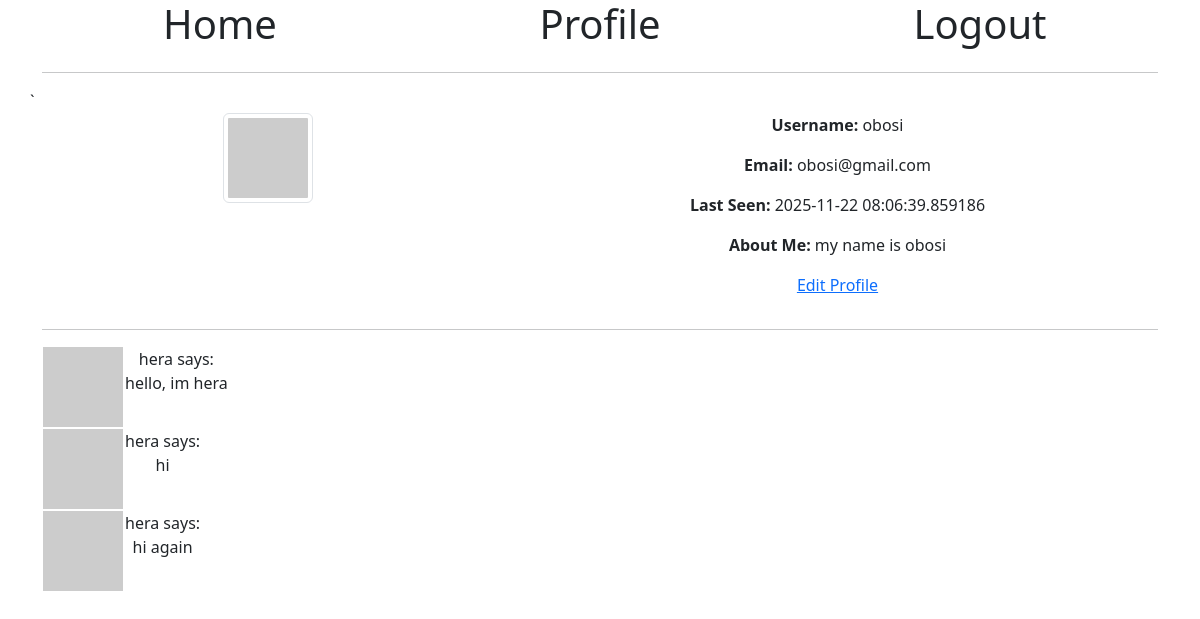
The page /obosi/profile (signed in) on the database its author committed.
### app/models.py (models this page shows, shortened)
class User(UserMixin, db.Model):
    id = db.Column(db.Integer, primary_key=True)
    username = db.Column(db.String(64), index=True, unique=True)
    email = db.Column(db.String(120), index=True, unique=True)
    password_hash = db.Column(db.String(128))
    last_seen = db.Column(db.DateTime, default=datetime.utcnow)
    about_me = db.Column(db.String(140))
    posts = db.relationship('Post', backref='author', lazy='dynamic')
    def avatar(self, size):
        digest = md5(self.email.lower().encode('utf-8')).hexdigest()
        return f'https://www.gravatar.com/avatar/{digest}?d=identicon&s={size}'

class Post(db.Model):
    id = db.Column(db.Integer, primary_key=True)
    body = db.Column(db.String(300))
    timestamp = db.Column(db.DateTime, index=True, default=datetime.utcnow)
    user_id = db.Column(db.Integer, db.ForeignKey('user.id'))

### app/routes.py (the view)
@app.route('/<username>/profile')
@login_required
def profile(username):
    user = User.query.filter_by(username=username).first_or_404()
    posts = current_user.posts.all()
    return render_template(
        'profile.html',
        title='Profile Page',
        user=user,
        posts=posts)

### app/models.py (called while the page is built)
@login.user_loader
def load_user(id):
    return User.query.get(int(id))

### app/routes.py (called while the page is built)
@app.before_request
def before_request():
    if current_user.is_authenticated:
        current_user.last_seen = datetime.utcnow()
        db.session.commit()

### app/templates/profile.html
{% extends "base.html" %}
{% block content %}
    <div class="row">
        <div class="col-md-5 text-center">
          <p>
            <img src="{{ user.avatar(120) }}" alt="User Avatar" class="img-thumbnail">
          </p>
        </div>
        <div class="col-md-7">
            <p>
              <strong>Username: </strong>   {{ user.username }}
            </p>
            <p>
              <strong>Email: </strong>   {{ user.email }}
            </p>
            {% if user.last_seen %}
            <p>
              <strong>Last Seen: </strong>   {{ user.last_seen }}
            </p>
            {% endif %}
            {% if user.about_me %}
            <p>
              <strong>About Me: </strong>   {{ user.about_me }}
            </p>
            {% endif %}
            <p>
              <a href="{{ url_for('edit_profile') }}">Edit Profile</a>
            </p>
        </div>
    </div>
    <hr>
    <div class="row">
        <div class="col-md-12">
            {% for post in posts %}
                {% if post %}
                    <table>
                        <tr valign="top">
                            <td><img src="{{ post.author.avatar(36) }}" alt=""></td>
                            <td>{{ post.author.username }} says: <br>{{ post.body }}</td>
                        </tr>
                    </table>
                {% endif %}
            {% endfor %}
        </div>
    </div>
{% endblock %}

### rows shown on the page
User: username "obosi", email "obosi@gmail.com", last_seen "2025-11-22 08:06:39.859186", about_me "my name is obosi"
Post: author.username "hera", body "hello, im hera"
Post: author.username "hera", body "hi"
Post: author.username "hera", body "hi again"
